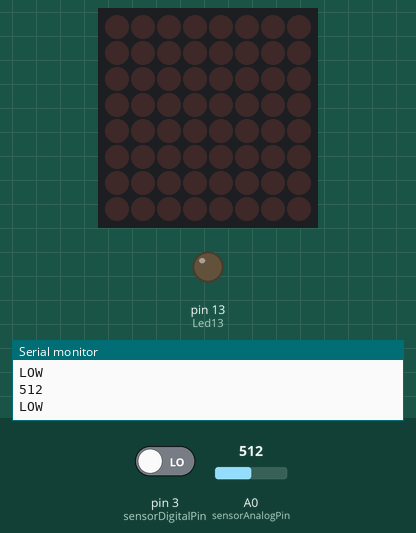
This sketch was run on a simulated Arduino Uno, built with avr-gcc and run on an emulated ATmega328P. Parts: 8×8 LED matrix, output pins drawn as LEDs (lit = HIGH), the last lines printed to the serial monitor. Dashed ring = blinking. The inputs (shaded band) are chosen by the test bench; at power-on: pin 3 (sensorDigitalPin) LOW, A0 (sensorAnalogPin) = 512.

Above: at 1.2 s.
1.3 s: pin 3 (sensorDigitalPin) driven HIGH
At 1.4 s:
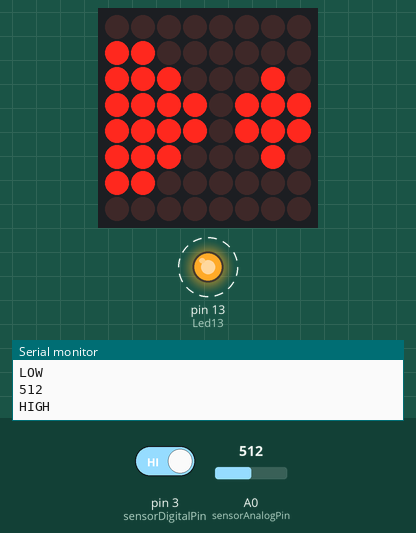
4.3 s: pin 3 (sensorDigitalPin) driven LOW
At 5.6 s:
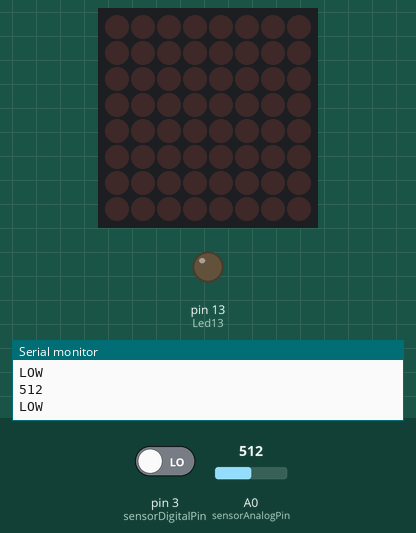
Timing chart, 0 to 7.3 s (numbered marks = the images above; inputs shaded):
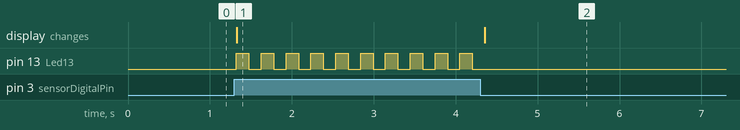

The sketch:

Led_And_Sound.ino
```cpp
#include <LedControl.h>

// www.elegoo.com
// 2018.10.24
/*
  LED1 should be lit, showing power. LED2 indicates sound input, and the sensitivity is adjusted by potentiometer.
  There is a tiny screw on the blue potentiometer block that you can use for adjustment. Turning that
  clockwise lowers the potentiometer value, while counter-clockwise raises the potentiometer value.
  Use the potentiometer to adjust the Sound Sensor sensitivity. Turn the potentiometer
  several rotations until you see the LED2 extinguish (or just faintly blink). This might be slightly greater than
  500, if you are also watching Serial Monitor (inital adjustment), or, Serial Plotter (the latter is prefererd for observation).
  Special thanks to user CRomer, for his input and hard work!
*/
long previousBlinkMillis = 0;   // Stores the last time the LED state was updated
const long blinkInterval = 100; // Time (in milliseconds) the LED stays ON or OFF (100ms = 0.1 second)
int PIN_DIN= 7, PIN_CS= 6, PIN_CLK= 5 ;
LedControl lc = LedControl(PIN_DIN, PIN_CLK, PIN_CS, 1);

int  sensorAnalogPin = A0;    // Select the Arduino input pin to accept the Sound Sensor's analog output
int  sensorDigitalPin = 3;    // Select the Arduino input pin to accept the Sound Sensor's digital output
int  analogValue = 0;         // Define variable to store the analog value coming from the Sound Sensor
int  digitalValue;            // Define variable to store the digital value coming from the Sound Sensor
int  Led13 = 13;              // Define LED port; this is the LED built in to the Arduino (labled L)
                              // When D0 from the Sound Sensor (connnected to pin 3 on the
                              // Arduino) sends High (voltage present), L will light. In practice, you
                              // should see LED13 on the Arduino blink when LED2 on the Sensor is 100% lit.

byte surprise[8] = {B00000000,B11000000,B11100010,B11110111,B11110111,B11100010,B11000000,B00000000};

void showGrid(byte ch [8]){
  for(int row =0; row<8; row++){
    lc.setRow(0, row, ch[row]);
  }
  delay(100);
}

void setup()
{
  Serial.begin(9600);               // The IDE settings for Serial Monitor/Plotter (preferred) must match this speed
  pinMode(sensorDigitalPin,INPUT);  // Define pin 3 as an input port, to accept digital input
  pinMode(Led13,OUTPUT);            // Define LED13 as an output port, to indicate digital trigger reached

  lc.shutdown(0,false);             // wake up the led
  lc.setIntensity(0,15);
  lc.clearDisplay(0);
}

void loop(){
  analogValue = analogRead(sensorAnalogPin);
  digitalValue = digitalRead(sensorDigitalPin);
  Serial.println(analogValue);

  // send digitalValue to Serial for entitys
  if (digitalValue == HIGH) {
    Serial.println("HIGH");
  } else {
    Serial.println("LOW");
  }

  // the sound sensor -> LED if and else actions, quiet or not
  if(digitalValue==HIGH)      // When the Sound Sensor sends signla, via voltage present, light LED13 (L)
  {
    // Check if the required time (blinkInterval) has passed since the last state change
    if (millis() - previousBlinkMillis >= blinkInterval) {
      previousBlinkMillis = millis();

      // toggle's the LED state
      if (digitalRead(Led13) == LOW) {
        digitalWrite(Led13, HIGH);
      } else {
        digitalWrite(Led13, LOW);
      }
    }
    showGrid(surprise);
  }
  else                      // Digital signal is LOW (sound level is below the sensor's internal threshold)
  {
    digitalWrite(Led13, LOW);
    lc.clearDisplay(0);
  }

  delay(50);                  // Slight pause so that we don't overwhelm the serial interface
}
```

Measured:
- after the input at 1.3 s, pin 13 (Led13): alternates HIGH for 0.15 s and LOW for 0.15 s, starting at once; the display: changes at once (image 1)
- after the input at 4.3 s, pin 13 (Led13): stops changing and stays LOW; the display: changes after 0.06 s (image 2)
